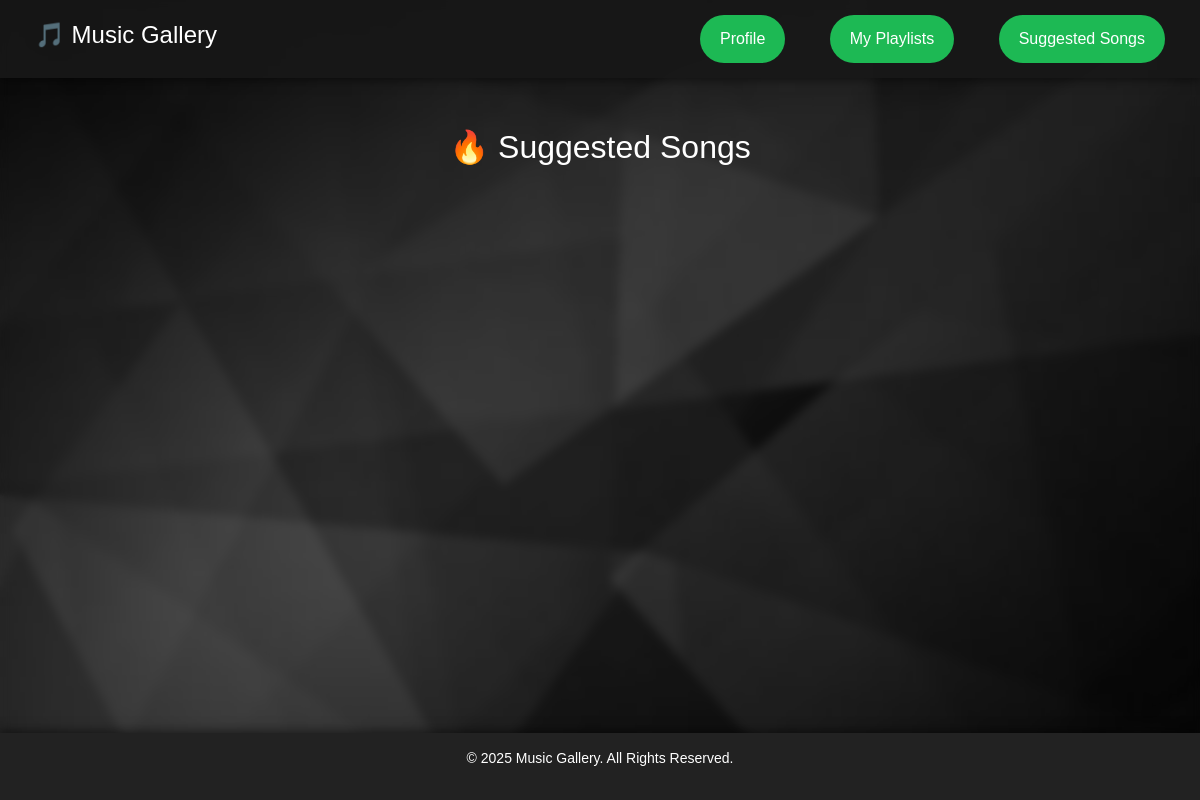
The app's page /suggested_songs/, older data.
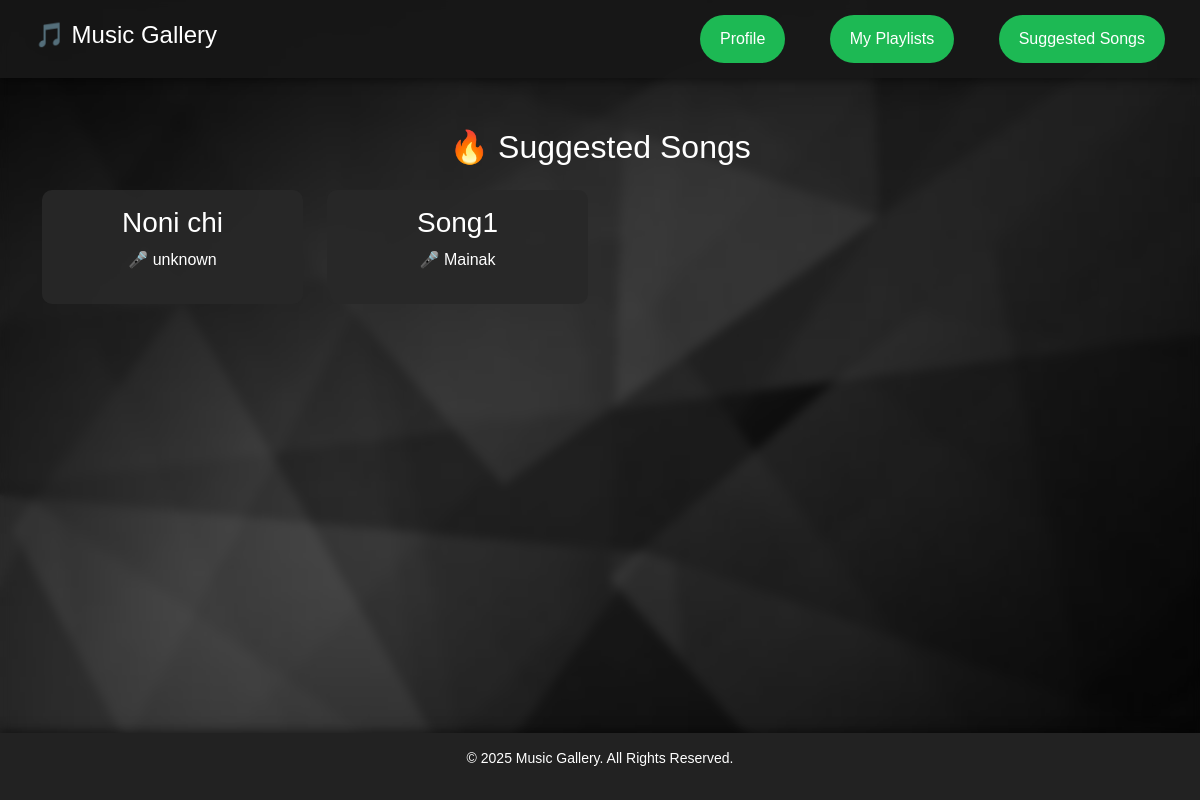
The same page, newer data.
### store/models.py (models this page shows, shortened)
class Song(models.Model):
    title = models.CharField(max_length=255)
    artist = models.CharField(max_length=255)
    audio_file = models.FileField(upload_to='songs/')  # Songs stored in /media/songs/
    playlist = models.ForeignKey(Playlist, on_delete=models.CASCADE, related_name="songs")

### store/views.py (the view)
# urls.py: path('suggested_songs/', views.suggested_songs, name='suggested_songs'),
def suggested_songs(request):
    songs = Song.objects.all().order_by('?')[:5]  # Random suggested songs
    return render(request, 'suggested_songs.html', {'songs': songs})

### store/templates/suggested_songs.html
{% extends 'base.html' %}
{% block content %}
<h2 class="text-center">🔥 Suggested Songs</h2>
<div class="row mt-4">
    {% for song in songs %}
    <div class="col-md-3">
        <div class="card-custom p-3">
            <h3>{{ song.title }}</h3>
            <p>🎤 {{ song.artist }}</p>
        </div>
    </div>
    {% endfor %}
</div>
{% endblock %}

Row changes from the older to the newer data that the page shows:
added Song: title "Noni chi", artist "unknown"
added Song: title "Song1", artist "Mainak"
